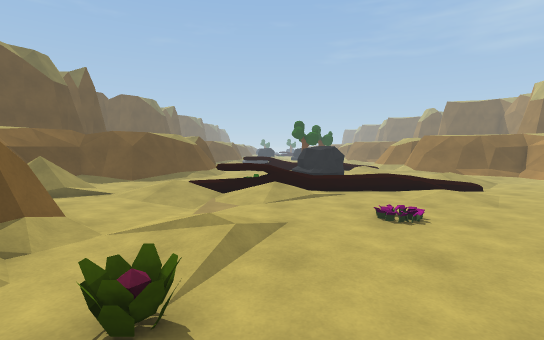
[1] (above)

21 first-person views from a walk through a scene from a Unity 3-D project. The camera is 1.4 m above the floor, tilts 4° down and sees 85° across. The floor is counted in squares, 1 m on a side. Each view is taken from the middle of a square. On the plan, view 1 faces up. The plan holds only what a view shows up to about 14 squares ahead; the rest is blank. The place goes on beyond the plan. The player is left out.

[2]
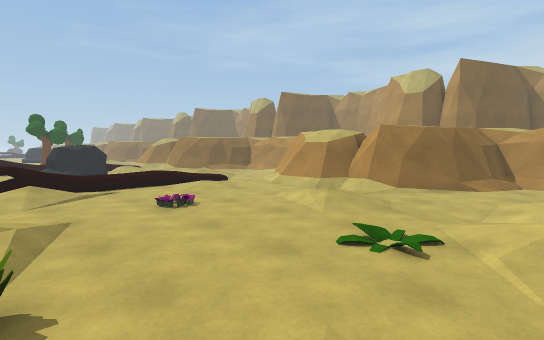

[3]
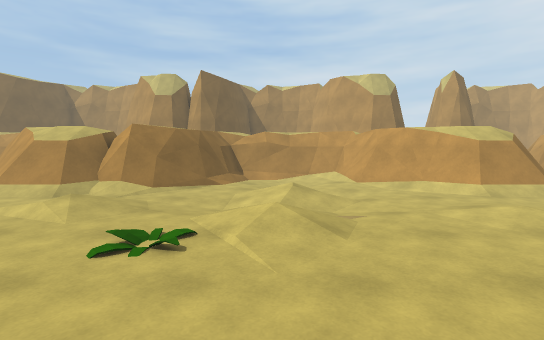

[4]
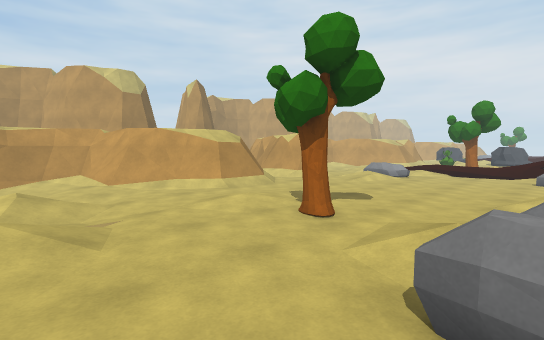

[5]
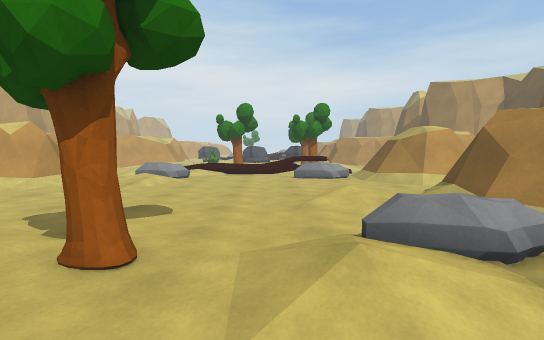

[6]
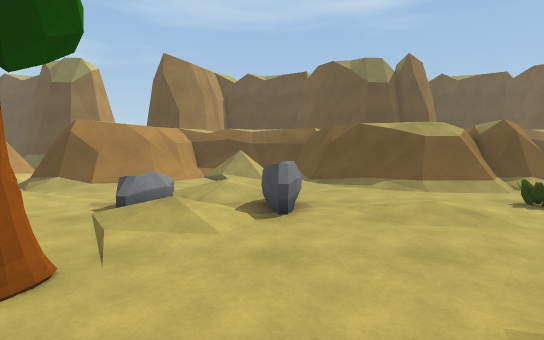

[7]
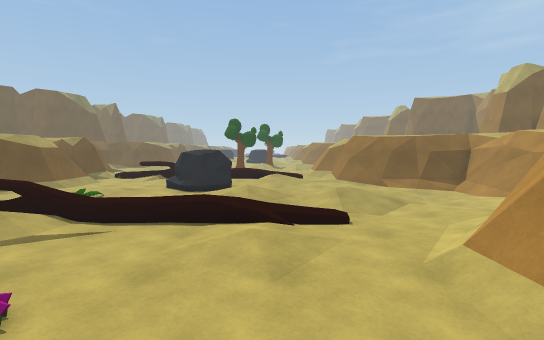

[8]
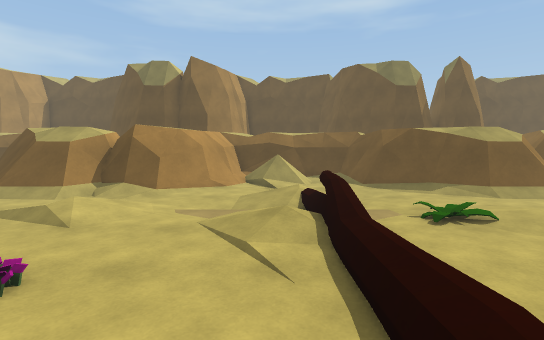

[9]
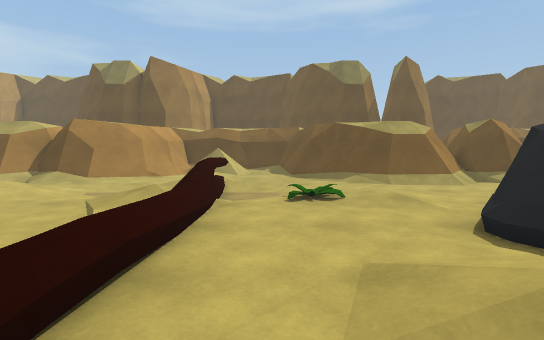

[10]
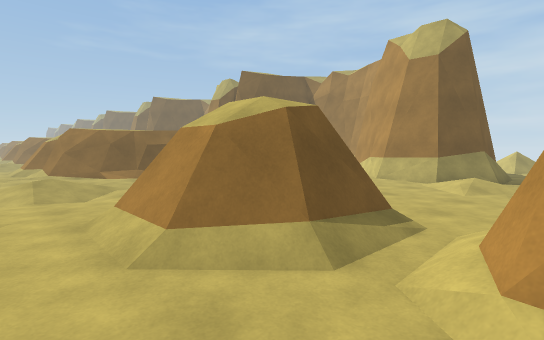

[11]
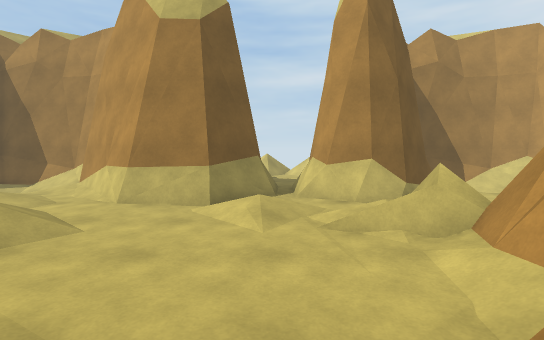

[12]
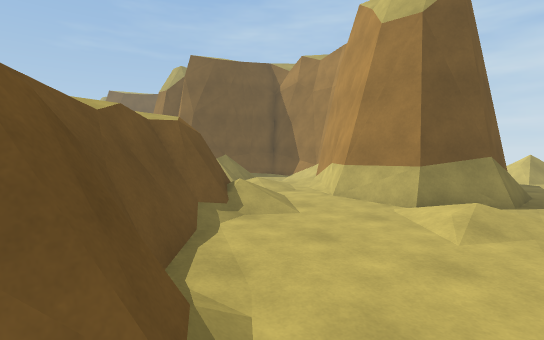

[13]
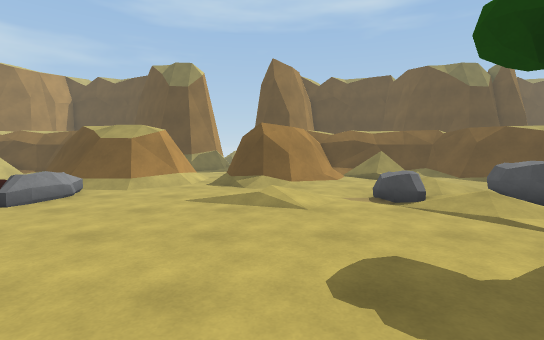

[14]
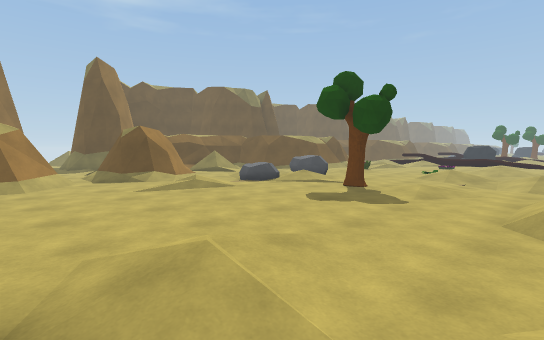

[15]
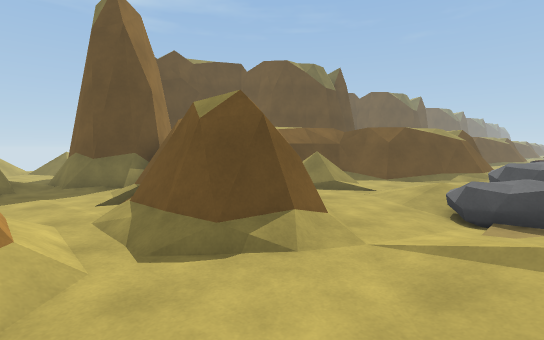

[16]
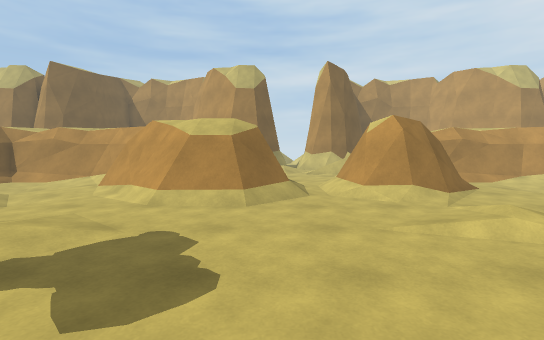

[17]
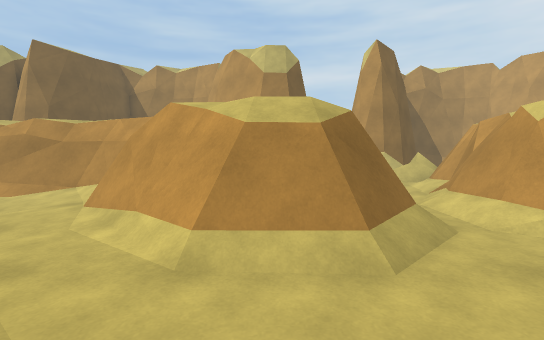

[18]
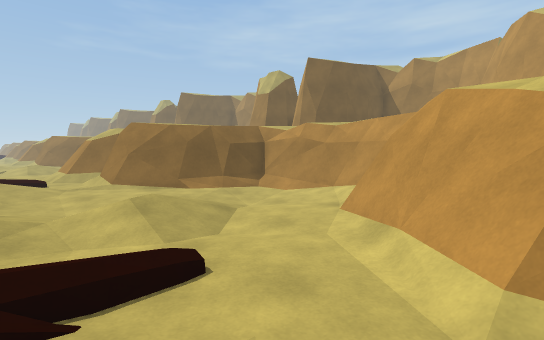

[19]
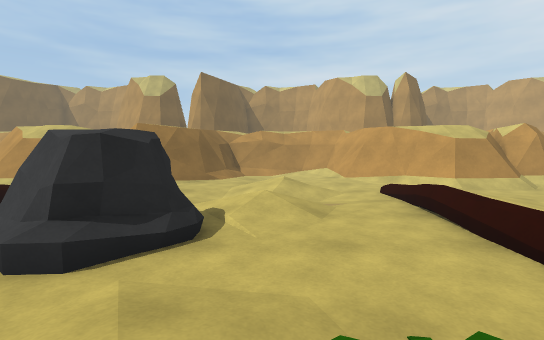

[20]
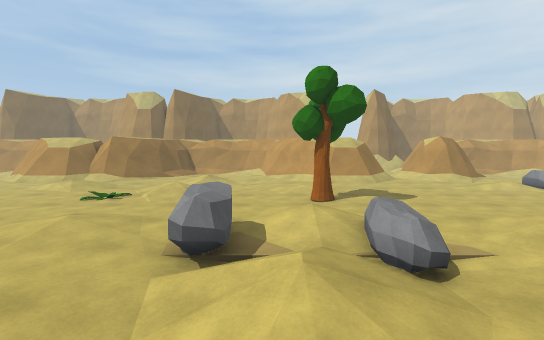

[21]
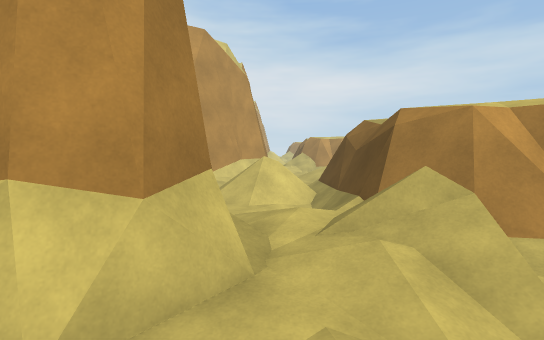

### Floor plan
Key: @ floor where view 1 was taken; # wall or solid block; x gap in a wall; . main floor; : floor 0.25 m higher than the main floor; + floor 0.5 m higher than the main floor; / step, stairs or slope; = window, fence, low wall or low ledge; ^ raised ledge; P plant; R rock; T tree.
Columns run from 8 left of view 1 to 28 right of it. Each row starts with its distance up from view 1.
 18    ##.....RR  .....=##^#
 17   ##=:.::.RRR......://=#
 16  ###..:::..R//:./:..../#
 15 ###:...::...:+/./+:.../#
 14 ##:.....P....:..///.../#
 13 /...............//....=#
 12 ....//..............:=##
 11 //.:++/=xx++++///../##
 10 ///::/.:+::..:::../##
  9 //......:....::../##
  8 #=/.............:=##
  7 ###/.......P.....=##
  6   ##/.:::........=##
  5   ##=.//....../   ##
  4   ##=..:......+/./##
  3   ###..P....../:..###
  2   ###..............###
  1   ###:......P......:/###          #
  0   ##/..:@..../:./...../#         =#
 -1 ###/...::...:+:./::.../#        //#
 -2 ##/.........::/.//:.../#        //#
 -3 /:.....R........//....=#        //#
 -4  .../:RRR...........:/##    +/.:/##
 -5 //.://..//.........:#### #  ::.#
 -6 ///:://:+::..::.../####### ::.##
 -7 /...:/RR:..T.:::./#######//::##
 -8 #/:.../.......:.:=#####=:/.:##
 -9 ###:.............=## ##:...:##
-10  ###..:/:........=####::....##
-11  ###=.///......../####.....//####
-12  ###/.::..........////....// /###....
-13 //=/...:..........///...../../##
-14 ............../../####/::///:##
-15  ###:.........//./## ###===/:##
-16  ####........:/:.:##   ###//:##
-17    ##.RR...../RR..:##   ###/::##

Positions as (right, up) in squares from view 1, and headings:
1: (0, 0), facing up
2: (-1, -1), facing up-right
3: (-1, -1), facing right
4: (-1, -1), facing down-right
5: (1, -3), facing down
6: (6, -4), facing left
7: (6, 4), facing up
8: (6, 10), facing left
9: (7, 13), facing left
10: (7, -14), facing up-right
11: (12, -12), facing right
12: (12, -13), facing up-right
13: (7, -11), facing left
14: (9, -17), facing up-left
15: (-1, -15), facing up-left
16: (1, -11), facing right
17: (5, -9), facing right
18: (6, 8), facing up-right
19: (-2, 15), facing right
20: (-7, -5), facing right
21: (20, -11), facing down
